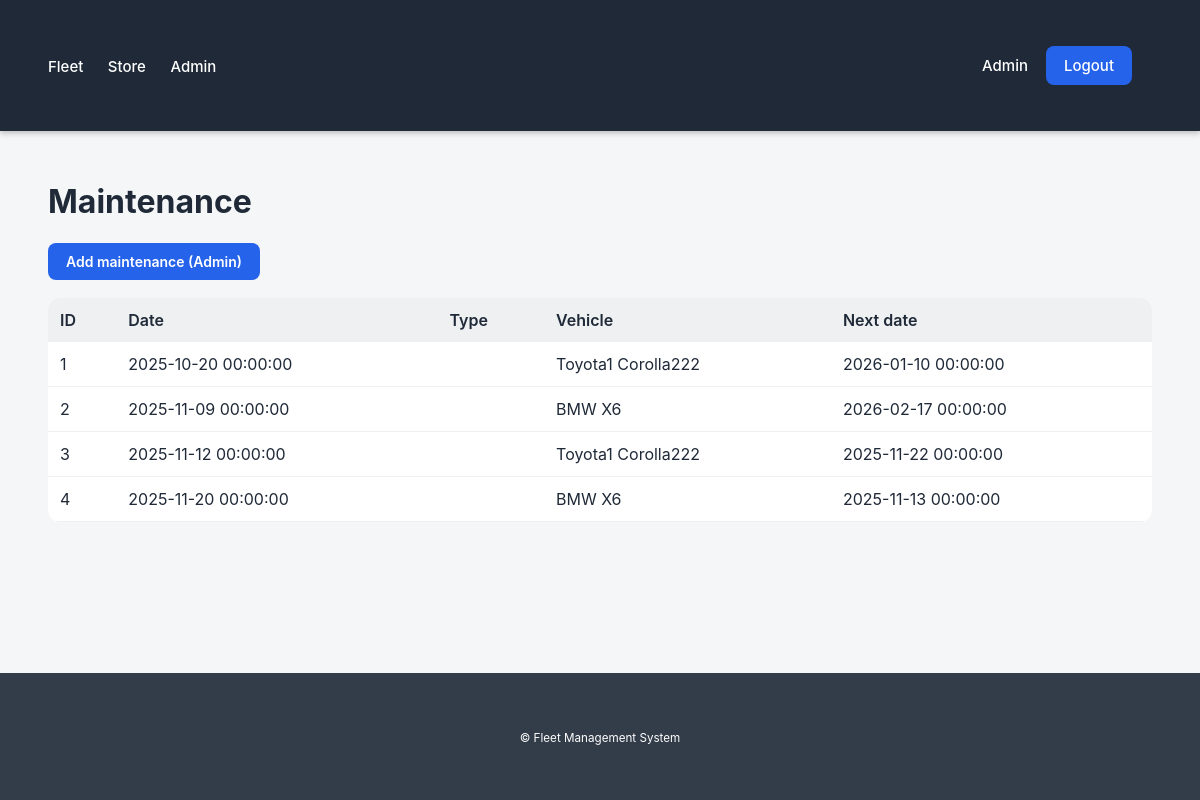
Page /store/maintenance (signed in) on the committed database.
### app/models/maintenance.py (models this page shows, shortened)
class Maintenance(db.Model):
    __tablename__ = 'maintenances'
    id = db.Column(db.Integer, primary_key=True)
    maintenance_type = db.Column(db.String(150), nullable=False)
    date = db.Column(db.DateTime, default=datetime.utcnow)
    next_date = db.Column(db.DateTime, nullable=True)
    vehicle_id = db.Column(db.Integer, db.ForeignKey('vehicles.id'), nullable=False)

### app/models/vehicle.py (models this page shows, shortened)
class Vehicle(db.Model):
    __tablename__ = 'vehicles'
    id = db.Column(db.Integer, primary_key=True)
    brand = db.Column(db.String(120), nullable=False)
    model = db.Column(db.String(120), nullable=False)
    year = db.Column(db.Integer, nullable=False)
    vin = db.Column(db.String(100), unique=True, nullable=False)
    technical_state = db.Column(db.String(255), nullable=False)
    trips = db.relationship('Trip', backref='vehicle', cascade='all, delete-orphan', lazy=True)
    maintenances = db.relationship('Maintenance', backref='vehicle', cascade='all, delete-orphan', lazy=True)
    expenses = db.relationship('Expense', backref='vehicle', cascade='all, delete-orphan', lazy=True)

### app/controllers/store_controller.py (the view)
@store_bp.route('/maintenance')
@store_access_required
def maintenance():
    raw = MaintenanceService.get_all()
    maint = raw[0] if isinstance(raw, tuple) else raw
    return render_template("Store/maintenance.html", maintenances=maint)

### app/controllers/store_controller.py (called while the page is built)
def store_access_required(func):
    @wraps(func)
    def wrapper(*args, **kwargs):
        if "user_id" not in session:
            flash("You must log in first.", "warning")
            return redirect(url_for("auth.login"))
        if session.get("role") not in ("user", "admin"):
            flash("Access denied.", "danger")
            return redirect(url_for("auth.login"))
        return func(*args, **kwargs)
    return wrapper

### app/repositories/maintenance_repository.py (called while the page is built)
    @staticmethod
    def get_all(query=None, page=None, per_page=None):
        q = Maintenance.query
        if query:
            search = f"%{query}%"
            q = q.filter(Maintenance.maintenance_type.ilike(search))
        q = q.order_by(Maintenance.id)
        if page and per_page:
            pag = q.paginate(page=page, per_page=per_page, error_out=False)
            return pag.items, pag.pages
        items = q.all()
        return items, 1

### app/services/maintenance_service.py (called while the page is built)
    @staticmethod
    def get_all(query=None, page=None, per_page=None):
        return MaintenanceRepository.get_all(query=query, page=page, per_page=per_page)

### app/templates/Store/maintenance.html (shortened to what this page needs)
{% extends 'base.html' %}
{% block content %}
<h1>Maintenance</h1>
<a class="button" href="{{ url_for('admin.add_maintenance') }}">Add maintenance (Admin)</a>
<table class="table">
  <thead><tr><th>ID</th><th>Date</th><th>Type</th><th>Vehicle</th><th>Next date</th></tr></thead>
  <tbody>
    {% for m in maintenances %}
    <tr>
      <td>{{ m.id }}</td>
      <td>{{ m.date }}</td>
      <td>{{ m.type }}</td>
      <td>{{ m.vehicle.brand }} {{ m.vehicle.model }}</td>
      <td>{{ m.next_date }}</td>
    </tr>
    {% else %}
    <tr><td colspan="5">No maintenances</td></tr>
    {% endfor %}
  </tbody>
</table>
{% endblock %}

### app/static/css/style.css (style rules this page uses)
html, body { height: 100%; }
body { margin: 0; padding: 0; font-family: -apple-system, BlinkMacSystemFont, "Segoe UI", Roboto, Arial, sans-serif; background: #f4f6f8; color: #1f2937; display: flex; flex-direction: column; }
* { transition: 0.15s ease; }
.button { padding: 10px 18px; border-radius: 8px; background: #2563eb; color: white; text-decoration: none; font-weight: 600; font-size: 14px; display: inline-block; border: none; cursor: pointer; }
.table { width: 100%; border-collapse: collapse; background: white; border-radius: 12px; overflow: hidden; margin-top: 18px; }
.table th { background: #eef0f2; text-align: left; padding: 12px; font-weight: 600; }
.table td { padding: 12px; border-bottom: 1px solid #eef0f2; }

### rows in the picture
Maintenance: id "1", date "2025-10-20 00:00:00", vehicle.brand "Toyota1", vehicle.model "Corolla222", next_date "2026-01-10 00:00:00"
Maintenance: id "2", date "2025-11-09 00:00:00", vehicle.brand "BMW", vehicle.model "X6", next_date "2026-02-17 00:00:00"
Maintenance: id "3", date "2025-11-12 00:00:00", vehicle.brand "Toyota1", vehicle.model "Corolla222", next_date "2025-11-22 00:00:00"
Maintenance: id "4", date "2025-11-20 00:00:00", vehicle.brand "BMW", vehicle.model "X6", next_date "2025-11-13 00:00:00"

### other values in the picture
{{ session.get('user_name') }} "Admin"
